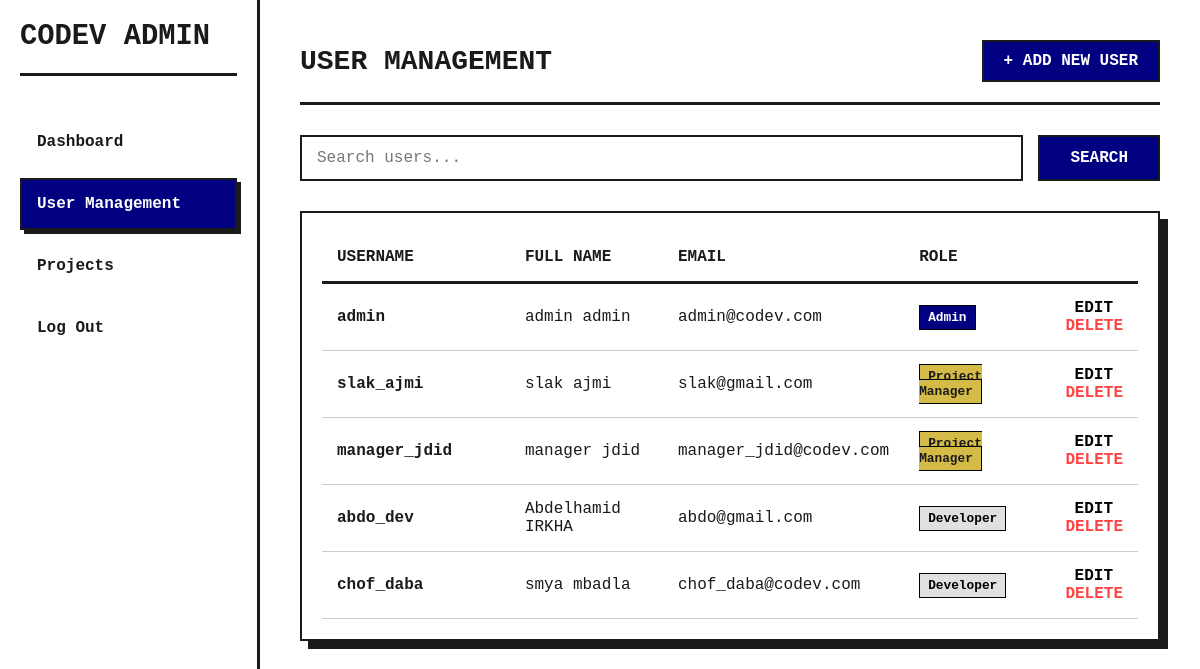
The app's page /admin_dash.php?page=users (signed in) with its own data.
### tables this page shows
CREATE TABLE Users (
    user_id INTEGER PRIMARY KEY AUTOINCREMENT,
    first_name TEXT NOT NULL,
    last_name TEXT NOT NULL,
    username TEXT NOT NULL UNIQUE,
    email TEXT NOT NULL UNIQUE,
    password_hash TEXT NOT NULL,
    role TEXT CHECK(role IN ('Admin', 'Project Manager', 'Developer')) NOT NULL
);

### Includes/functions.php (called while the page is built, shortened)
<?php
    function get_db_connection(){
        $pdo = new PDO('sqlite:codev.db');
        return $pdo;
    }
    function get_users($search = null) {
    $pdo = get_db_connection();
        $sql = "SELECT * FROM users
        order by
        case
        when role = 'Admin' then 0
        when role = 'Project Manager' then 1
        when role = 'Developer' then 2
        else 99 end asc";
        $stmt = $pdo->prepare($sql);
        $stmt->execute();
    return $stmt->fetchAll(PDO::FETCH_ASSOC);
}
?>

### admin_tabs/users.php (the view, shortened to what this page needs)
<?php
    require_once "Includes/functions.php";
    $search = isset($_GET['search']) ? $_GET['search'] : null;
    $users = get_users($search);
?>
<div class="page-header" style="display: flex; justify-content: space-between; align-items: center; margin-bottom: 30px; border-bottom: 3px solid var(--primary); padding-bottom: 20px;">
    <h1 style="margin: 0; text-align: left;">USER MANAGEMENT</h1>
    <a href="?page=users&action=add_user" class="btn" style="width: auto; padding: 10px 20px; margin: 0;">
        + ADD NEW USER
    </a>
</div>
<div class="toolbar" style="margin-bottom: 30px;">
    <form method="GET" action="admin_dash.php" style="display: flex; gap: 15px;">
        <div style="flex-grow: 1;">
            <input type="text"
                   name="search"
                   placeholder="Search users..."
                   value="<?= htmlspecialchars($search) ?>"
                   style="margin: 0;">
        </div>
        <button type="submit" style="width: auto; margin: 0; padding: 0 30px;">
            SEARCH
        </button>
    </form>
</div>
<div class="table-container">
    <table>
        <thead>
            <tr>
                <th style="width: 25%;">Username</th>
                <th style="width: 20%;">Full Name</th>
                <th style="width: 25%;">Email</th>
                <th style="width: 15%;">Role</th>
                <th style="width: 15%; text-align: right;"></th>
            </tr>
        </thead>
        <tbody>
            <?php foreach ($users as $user): ?>
            <tr>
                <td><strong><?= htmlspecialchars($user['username']) ?></strong></td>
                <td><?= htmlspecialchars($user['first_name'] . ' ' . $user['last_name']) ?></td>
                <td><?= htmlspecialchars($user['email']) ?></td>
                <td>
                    <?php
                        $badgeClass = 'badge-dev';
                        if ($user['role'] === 'Admin') $badgeClass = 'badge-admin';
                        if ($user['role'] === 'Project Manager') $badgeClass = 'badge-pm';
                        ?>
                    <span class="badge <?= $badgeClass ?>"
                          style="padding: 4px 8px; border: 1px solid #000; font-size: 0.8rem; font-weight: bold;">
                        <?= htmlspecialchars($user['role']) ?>
                    </span>
                </td>
                <td style="text-align: right;">
                    <a href="?page=users&action=edit_user&id=<?= $user['user_id'] ?>"
                       style="text-decoration: none; color: #000; font-weight: bold; margin-right: 10px;">
                       EDIT
                    </a>
                    <a href="?page=delete_user&id=<?= $user['user_id'] ?>"
                       style="text-decoration: none; color: #ff4444; font-weight: bold;"
                       onclick="return confirm('Are you sure you want to delete this user?');">
                       DELETE
                    </a>
                </td>
            </tr>
            <?php endforeach; ?>
        </tbody>
    </table>
</div>

### style.css (style rules this page uses)
* { margin: 0; padding: 0; box-sizing: border-box; font-family: 'Courier New', monospace; }
body { background-color: var(--secondary); color: var(--primary); min-height: 100vh; }
h1 { color: var(--primary); margin-bottom: 30px; font-size: 28px; font-weight: 700; text-align: center; }
input { width: 100%; padding: 12px 15px; border: 2px solid var(--primary); background-color: var(--secondary); font-size: 16px; outline: none; transition: all 0.3s; }
button, .btn { display: inline-block; width: 100%; padding: 12px; background-color: var(--accent); color: var(--secondary); border: 2px solid var(--primary); font-size: 16px; font-weight: bold; cursor: pointer; text-align: center; text-decoration: none; transition: all 0.2s; }
.table-container { border: 2px solid var(--primary); box-shadow: var(--shadow); background: var(--secondary); padding: 20px; overflow-x: auto; }
table { width: 100%; border-collapse: collapse; }
th { text-align: left; border-bottom: 3px solid var(--primary); padding: 15px; text-transform: uppercase; }
td { padding: 15px; border-bottom: 1px solid #ccc; }
.badge { padding: 5px 10px; font-size: 0.8rem; font-weight: bold; border: 1px solid var(--primary); }
.badge-admin { background-color: var(--accent); color: white; }
.badge-pm { background-color: var(--complementary); }
.badge-dev { background-color: #e0e0e0; color: #000; }

### records on screen
users: username "admin", first_name+last_name "admin admin", email "admin@codev.com", role "Admin"
users: username "slak_ajmi", first_name+last_name "slak ajmi", email "slak@gmail.com", role "Project Manager"
users: username "manager_jdid", first_name+last_name "manager jdid", email "manager_jdid@codev.com", role "Project Manager"
users: username "abdo_dev", first_name+last_name "Abdelhamid IRKHA", email "abdo@gmail.com", role "Developer"
users: username "chof_daba", first_name+last_name "smya mbadla", email "chof_daba@codev.com", role "Developer"
